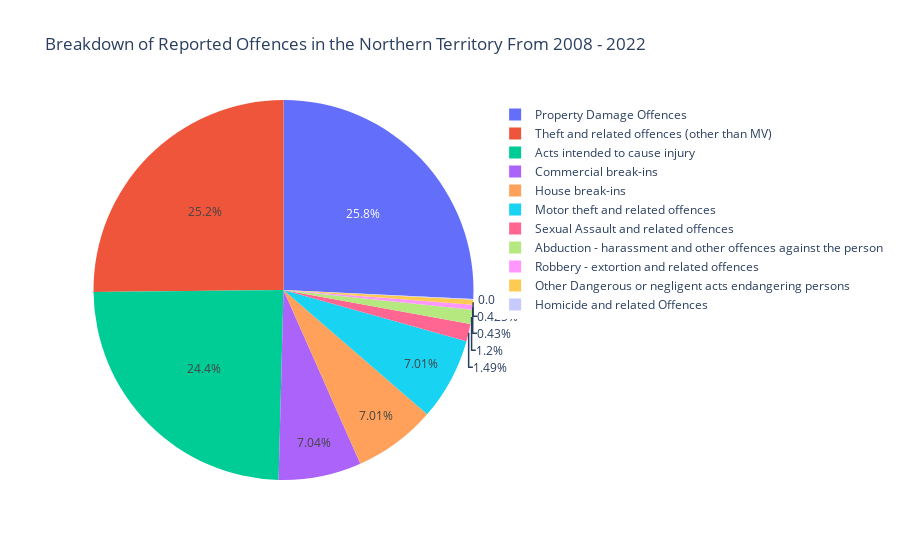

Notebook code cell kept with this figure:
### Markdown cell above
<h2 style = 'color: blue'> Reported Offences in the Northern Territory </h2>

### Code cell
px.pie(offence_category, 
       values = 'Number of offences', 
       names = 'Offence category', 
       title = 'Breakdown of Reported Offences in the Northern Territory From 2008 - 2022')

### Figure 1 — Plotly figure (JSON) as saved in the notebook; plotly's stock layout.template omitted (floating-point values rounded to 4 significant figures)
{"data": [{"domain": {"x": [0, 1], "y": [0, 1]}, "hovertemplate": "Offence category=%{label}<br>Number of offences=%{value}<extra></extra>", "labels": ["Abduction - harassment and other offences against the person", "Acts intended to cause injury", "Commercial break-ins", "Homicide and related Offences", "House break-ins", "Motor theft and related offences", "Other Dangerous or negligent acts endangering persons", "Property Damage Offences", "Robbery - extortion and related offences", "Sexual Assault and related offences", "Theft and related offences (other than MV)"], "legendgroup": "", "name": "", "showlegend": true, "type": "pie", "values": [5027, 102739, 29600, 248, 29496, 29486, 1787, 108292, 1809, 6248, 105809]}], "layout": {"legend": {"tracegroupgap": 0}, "title": {"text": "Breakdown of Reported Offences in the Northern Territory From 2008 - 2022"}}}
